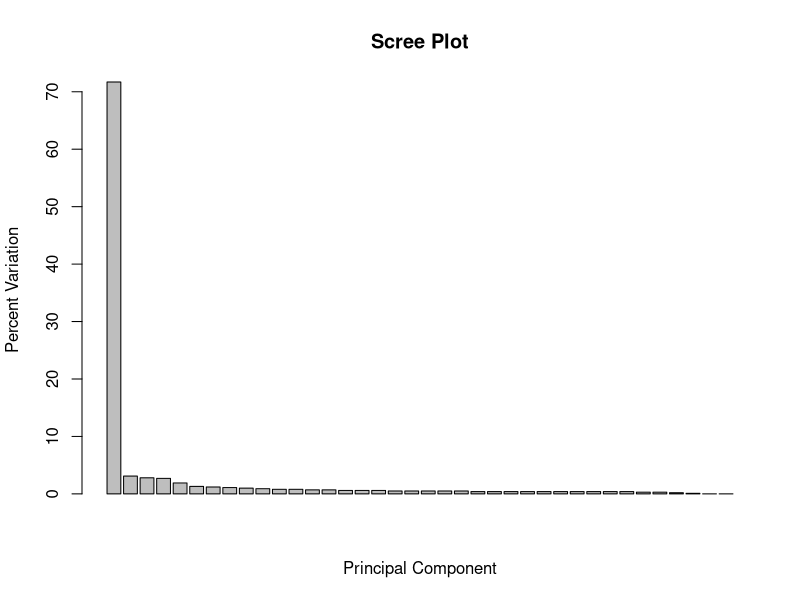
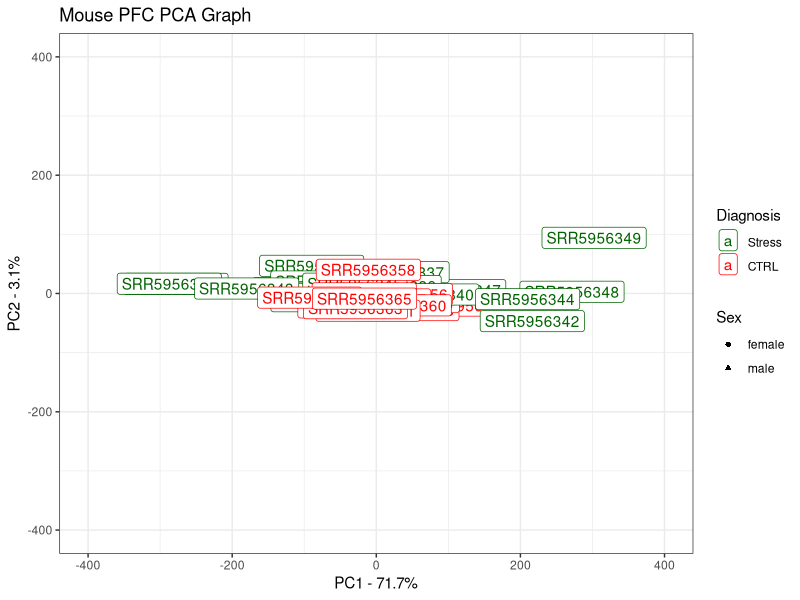

Here is the R script that generated these plots, in order:
library(tidyverse)

#Load Mouse NA metadata:--------------------------------------------------------
PFC_metadata <- read_csv("data/GSE102556-SRA-Mouse-PFC-Metadata.csv")
PFC_count <-
  read_csv("Galaxy Count Matrix Mapped/Mouse PFC/PFC_Mouse_Overall_Mapped_Final.csv") %>%
  column_to_rownames("Geneid")

mask <- rowSums(PFC_count) > 48

PFC_count_filtered <- PFC_count[mask,]

#Select row and gender columns for further analysis
PFC_metadata_truncated <- PFC_metadata %>%
  dplyr::select(Run, gender, Phenotype) %>%
  column_to_rownames("Run") %>%
  as.matrix()

#Extract principal components
pca = prcomp(t(PFC_count_filtered), scale = TRUE)

pca.var <- pca$sdev^2
pca.var.per <- round(pca.var/sum(pca.var)*100, 1)

barplot(pca.var.per, main="Scree Plot", xlab="Principal Component", ylab="Percent Variation")

## now make a fancy looking plot that shows the PCs and the variation:
library(ggplot2)

pca.data <- data.frame(Sample=rownames(pca$x),
                       X=pca$x[,1],
                       Y=pca$x[,2],
                       Sex=PFC_metadata_truncated[rownames(pca$x), 1],
                       Diagnosis=PFC_metadata_truncated[rownames(pca$x), 2])
pca.data

ggplot(data=pca.data, aes(x=X, y=Y, label=Sample, shape=Sex, color=Diagnosis)) +
  geom_point() +
  geom_label() +
  xlab(paste("PC1 - ", pca.var.per[1], "%", sep="")) +
  scale_x_continuous(limits = c(-400, 400)) +
  ylab(paste("PC2 - ", pca.var.per[2], "%", sep="")) +
  scale_y_continuous(limits = c(-400, 400)) +
  theme_bw() +
  ggtitle("Mouse PFC PCA Graph") +
  scale_color_manual(values = c("darkgreen", "red"), breaks = c("Stress", "CTRL"))

## get the name of the top 10 measurements (genes) that contribute
## most to pc1.
loading_scores <- pca$rotation[,1]
gene_scores <- abs(loading_scores) ## get the magnitudes
gene_score_ranked <- sort(gene_scores, decreasing=TRUE)
top_10_genes <- names(gene_score_ranked[1:10])

top_10_genes ## show the names of the top 10 genes

pca$rotation[top_10_genes,1] ## show the scores (and +/- sign)

